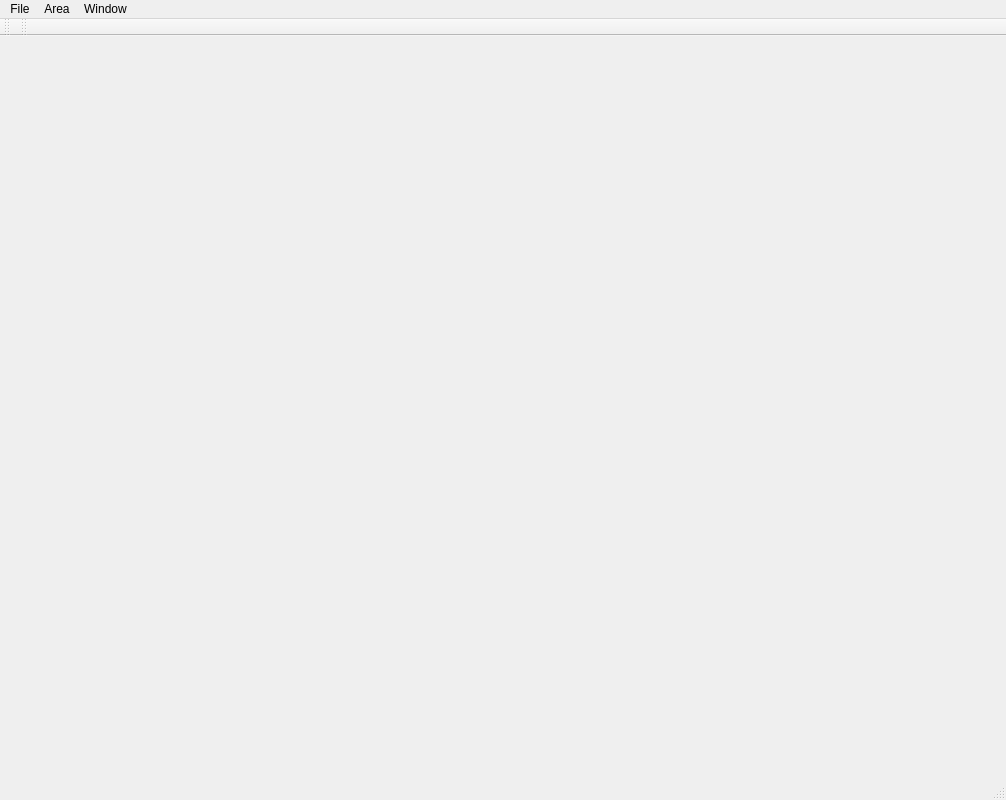
<?xml version="1.0" encoding="UTF-8"?>
<ui version="4.0">
 <class>MainWindow</class>
 <widget class="QMainWindow" name="MainWindow">
  <property name="geometry">
   <rect>
    <x>0</x>
    <y>0</y>
    <width>1006</width>
    <height>800</height>
   </rect>
  </property>
  <property name="minimumSize">
   <size>
    <width>1000</width>
    <height>800</height>
   </size>
  </property>
  <property name="windowTitle">
   <string>Road Designer</string>
  </property>
  <widget class="QWidget" name="centralWidget"/>
  <widget class="QMenuBar" name="menuBar">
   <property name="geometry">
    <rect>
     <x>0</x>
     <y>0</y>
     <width>1006</width>
     <height>21</height>
    </rect>
   </property>
   <widget class="QMenu" name="menuFile">
    <property name="title">
     <string>File</string>
    </property>
    <addaction name="actionNewTerrain"/>
    <addaction name="actionOpenTerrain"/>
    <addaction name="actionSaveTerrain"/>
    <addaction name="separator"/>
    <addaction name="actionLoadRoads"/>
    <addaction name="actionSaveRoads"/>
    <addaction name="separator"/>
    <addaction name="actionLoadAreas"/>
    <addaction name="actionSaveAreas"/>
    <addaction name="separator"/>
    <addaction name="actionExit"/>
   </widget>
   <widget class="QMenu" name="menuWindow">
    <property name="title">
     <string>Window</string>
    </property>
    <addaction name="actionControlWidget"/>
    <addaction name="actionPropertyWidget"/>
   </widget>
   <widget class="QMenu" name="menuArea">
    <property name="title">
     <string>Area</string>
    </property>
    <addaction name="actionAreaSelect"/>
    <addaction name="actionAreaCreate"/>
    <addaction name="separator"/>
    <addaction name="actionHighwaySketch"/>
    <addaction name="actionBoulevardSketch"/>
    <addaction name="separator"/>
    <addaction name="action3DView"/>
    <addaction name="actionTerrain"/>
    <addaction name="separator"/>
    <addaction name="actionDebug"/>
   </widget>
   <addaction name="menuFile"/>
   <addaction name="menuArea"/>
   <addaction name="menuWindow"/>
  </widget>
  <widget class="QToolBar" name="fileToolBar">
   <attribute name="toolBarArea">
    <enum>TopToolBarArea</enum>
   </attribute>
   <attribute name="toolBarBreak">
    <bool>false</bool>
   </attribute>
  </widget>
  <widget class="QToolBar" name="areaToolBar">
   <attribute name="toolBarArea">
    <enum>TopToolBarArea</enum>
   </attribute>
   <attribute name="toolBarBreak">
    <bool>false</bool>
   </attribute>
  </widget>
  <widget class="QStatusBar" name="statusBar"/>
  <action name="actionNewTerrain">
   <property name="icon">
    <iconset resource="MainWindow.qrc">
     <normaloff>:/MainWindow/Resources/New_24x24.png</normaloff>:/MainWindow/Resources/New_24x24.png</iconset>
   </property>
   <property name="text">
    <string>New Terrain</string>
   </property>
   <property name="shortcut">
    <string>Ctrl+N</string>
   </property>
  </action>
  <action name="actionOpenTerrain">
   <property name="icon">
    <iconset resource="MainWindow.qrc">
     <normaloff>:/MainWindow/Resources/Open_24x24.png</normaloff>:/MainWindow/Resources/Open_24x24.png</iconset>
   </property>
   <property name="text">
    <string>Open Terrain</string>
   </property>
   <property name="shortcut">
    <string>Ctrl+O</string>
   </property>
  </action>
  <action name="actionExit">
   <property name="text">
    <string>Exit</string>
   </property>
  </action>
  <action name="actionControlWidget">
   <property name="text">
    <string>Control Widget</string>
   </property>
  </action>
  <action name="actionDeleteEdge">
   <property name="icon">
    <iconset resource="MainWindow.qrc">
     <normaloff>:/MainWindow/Resources/Delete_24x24.png</normaloff>:/MainWindow/Resources/Delete_24x24.png</iconset>
   </property>
   <property name="text">
    <string>Delete Edge</string>
   </property>
   <property name="shortcut">
    <string>Del</string>
   </property>
  </action>
  <action name="actionSaveTerrain">
   <property name="icon">
    <iconset resource="MainWindow.qrc">
     <normaloff>:/MainWindow/Resources/Save_24x24.png</normaloff>:/MainWindow/Resources/Save_24x24.png</iconset>
   </property>
   <property name="text">
    <string>Save Terrain</string>
   </property>
   <property name="shortcut">
    <string>Ctrl+S</string>
   </property>
  </action>
  <action name="actionUndo">
   <property name="icon">
    <iconset resource="MainWindow.qrc">
     <normaloff>:/MainWindow/Resources/Undo_24x24.png</normaloff>:/MainWindow/Resources/Undo_24x24.png</iconset>
   </property>
   <property name="text">
    <string>Undo</string>
   </property>
   <property name="whatsThis">
    <string/>
   </property>
   <property name="shortcut">
    <string>Ctrl+Z</string>
   </property>
  </action>
  <action name="actionSelectAll">
   <property name="text">
    <string>Select All</string>
   </property>
   <property name="shortcut">
    <string>Ctrl+A</string>
   </property>
  </action>
  <action name="actionCut">
   <property name="icon">
    <iconset resource="MainWindow.qrc">
     <normaloff>:/MainWindow/Resources/Cut_24x24.png</normaloff>:/MainWindow/Resources/Cut_24x24.png</iconset>
   </property>
   <property name="text">
    <string>Cut</string>
   </property>
   <property name="shortcut">
    <string>Ctrl+X</string>
   </property>
  </action>
  <action name="actionCopy">
   <property name="icon">
    <iconset resource="MainWindow.qrc">
     <normaloff>:/MainWindow/Resources/Copy_24x24.png</normaloff>:/MainWindow/Resources/Copy_24x24.png</iconset>
   </property>
   <property name="text">
    <string>Copy</string>
   </property>
   <property name="shortcut">
    <string>Ctrl+C</string>
   </property>
  </action>
  <action name="actionPaste">
   <property name="icon">
    <iconset resource="MainWindow.qrc">
     <normaloff>:/MainWindow/Resources/Paste_24x24.png</normaloff>:/MainWindow/Resources/Paste_24x24.png</iconset>
   </property>
   <property name="text">
    <string>Paste</string>
   </property>
   <property name="shortcut">
    <string>Ctrl+V</string>
   </property>
  </action>
  <action name="actionOpenToAdd">
   <property name="text">
    <string>Open To Add</string>
   </property>
  </action>
  <action name="actionVoronoi">
   <property name="text">
    <string>Voronoi</string>
   </property>
  </action>
  <action name="actionVoronoiCut">
   <property name="text">
    <string>Voronoi Cut</string>
   </property>
  </action>
  <action name="actionModeBasic">
   <property name="checkable">
    <bool>true</bool>
   </property>
   <property name="text">
    <string>Basic</string>
   </property>
  </action>
  <action name="actionModeLayer">
   <property name="checkable">
    <bool>true</bool>
   </property>
   <property name="text">
    <string>Graph</string>
   </property>
  </action>
  <action name="actionModeSketch">
   <property name="checkable">
    <bool>true</bool>
   </property>
   <property name="text">
    <string>Sketch</string>
   </property>
  </action>
  <action name="actionShowArea">
   <property name="text">
    <string>Show Area</string>
   </property>
  </action>
  <action name="actionAreaSelect">
   <property name="checkable">
    <bool>true</bool>
   </property>
   <property name="icon">
    <iconset resource="MainWindow.qrc">
     <normaloff>:/MainWindow/Resources/Select_24x24.png</normaloff>:/MainWindow/Resources/Select_24x24.png</iconset>
   </property>
   <property name="text">
    <string>Select</string>
   </property>
  </action>
  <action name="actionAreaCreate">
   <property name="checkable">
    <bool>true</bool>
   </property>
   <property name="icon">
    <iconset resource="MainWindow.qrc">
     <normaloff>:/MainWindow/Resources/Create_24x24.png</normaloff>:/MainWindow/Resources/Create_24x24.png</iconset>
   </property>
   <property name="text">
    <string>Create</string>
   </property>
  </action>
  <action name="actionHighwaySketch">
   <property name="checkable">
    <bool>true</bool>
   </property>
   <property name="icon">
    <iconset>
     <normaloff>Resources/SketchH_24x24.png</normaloff>Resources/SketchH_24x24.png</iconset>
   </property>
   <property name="text">
    <string>Highway Sketch</string>
   </property>
  </action>
  <action name="actionSave_2">
   <property name="text">
    <string>Save</string>
   </property>
  </action>
  <action name="actionSaveRoads">
   <property name="text">
    <string>Save Roads</string>
   </property>
  </action>
  <action name="actionLoad_Highways">
   <property name="text">
    <string>Load Highways</string>
   </property>
  </action>
  <action name="actionSave_Highways">
   <property name="text">
    <string>Save Highways</string>
   </property>
  </action>
  <action name="actionBoulevardSketch">
   <property name="checkable">
    <bool>true</bool>
   </property>
   <property name="icon">
    <iconset resource="MainWindow.qrc">
     <normaloff>:/MainWindow/Resources/SketchB_24x24.png</normaloff>:/MainWindow/Resources/SketchB_24x24.png</iconset>
   </property>
   <property name="text">
    <string>Boulevard Sketch</string>
   </property>
  </action>
  <action name="actionPropertyWidget">
   <property name="text">
    <string>Property Widget</string>
   </property>
  </action>
  <action name="actionDebug">
   <property name="checkable">
    <bool>true</bool>
   </property>
   <property name="icon">
    <iconset resource="MainWindow.qrc">
     <normaloff>:/MainWindow/Resources/Debug_24x24.png</normaloff>:/MainWindow/Resources/Debug_24x24.png</iconset>
   </property>
   <property name="text">
    <string>Debug</string>
   </property>
  </action>
  <action name="action3DView">
   <property name="checkable">
    <bool>true</bool>
   </property>
   <property name="icon">
    <iconset resource="MainWindow.qrc">
     <normaloff>:/MainWindow/Resources/3DView_24x24.png</normaloff>:/MainWindow/Resources/3DView_24x24.png</iconset>
   </property>
   <property name="text">
    <string>3D</string>
   </property>
  </action>
  <action name="actionTerrain">
   <property name="checkable">
    <bool>true</bool>
   </property>
   <property name="icon">
    <iconset resource="MainWindow.qrc">
     <normaloff>:/MainWindow/Resources/Terrain_32x32.png</normaloff>:/MainWindow/Resources/Terrain_32x32.png</iconset>
   </property>
   <property name="text">
    <string>Terrain</string>
   </property>
  </action>
  <action name="actionLoadRoads">
   <property name="text">
    <string>Load Roads</string>
   </property>
  </action>
  <action name="actionLoadAreas">
   <property name="text">
    <string>Load Areas</string>
   </property>
  </action>
  <action name="actionSaveAreas">
   <property name="text">
    <string>Save Areas</string>
   </property>
  </action>
 </widget>
 <layoutdefault spacing="6" margin="11"/>
 <resources>
  <include location="MainWindow.qrc"/>
 </resources>
 <connections/>
</ui>
